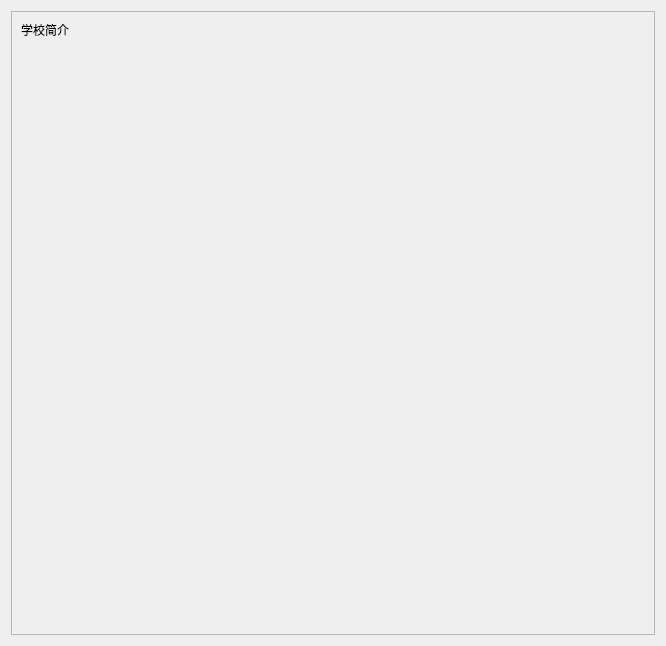
<?xml version="1.0" encoding="UTF-8"?>
<ui version="4.0">
 <class>FrmSchoolDetial</class>
 <widget class="QWidget" name="FrmSchoolDetial">
  <property name="geometry">
   <rect>
    <x>0</x>
    <y>0</y>
    <width>666</width>
    <height>646</height>
   </rect>
  </property>
  <property name="windowTitle">
   <string>Form</string>
  </property>
  <layout class="QGridLayout" name="gridLayout">
   <item row="0" column="0">
    <widget class="QScrollArea" name="scrollArea">
     <property name="sizeAdjustPolicy">
      <enum>QAbstractScrollArea::AdjustToContents</enum>
     </property>
     <property name="widgetResizable">
      <bool>true</bool>
     </property>
     <widget class="QWidget" name="scrollAreaWidgetContents">
      <property name="geometry">
       <rect>
        <x>0</x>
        <y>0</y>
        <width>640</width>
        <height>620</height>
       </rect>
      </property>
      <layout class="QVBoxLayout" name="verticalLayout">
       <item>
        <widget class="QLabel" name="lbSchoolDetail">
         <property name="text">
          <string>学校简介</string>
         </property>
         <property name="alignment">
          <set>Qt::AlignLeading|Qt::AlignLeft|Qt::AlignTop</set>
         </property>
         <property name="wordWrap">
          <bool>true</bool>
         </property>
        </widget>
       </item>
      </layout>
     </widget>
    </widget>
   </item>
  </layout>
 </widget>
 <resources/>
 <connections/>
</ui>
